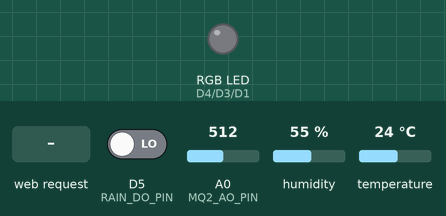
Simulated run of this sketch. Board: ESP8266 (NodeMCU). On the bench: an RGB LED mixed from three pins (HIGH = lit). The test bench sets the inputs (shaded band); at power-on: A0 (MQ2_AO_PIN) = 512, D5 (RAIN_DO_PIN) LOW, humidity 55 %, temperature 24 °C. WiFi joins after 1.5 s; servers stay silent unless stated; pins used as bus, display or sensor lines are not drawn; what the sketch prints to the serial monitor is not drawn.

Above: at 18.0 s.
18.1 s: A0 (MQ2_AO_PIN) set to 409
23.5 s: A0 (MQ2_AO_PIN) set to 392
26.7 s: A0 (MQ2_AO_PIN) set to 306
At 28.5 s:
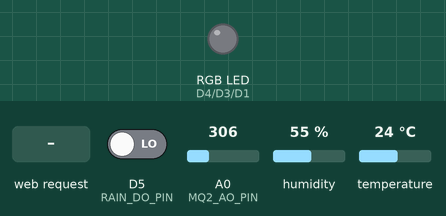
29.9 s: D5 (RAIN_DO_PIN) driven HIGH
At 30.6 s:
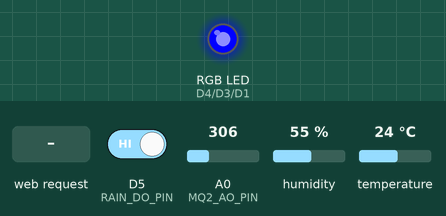
33.1 s: HTTP request GET /manual/verde received
At 37.1 s:
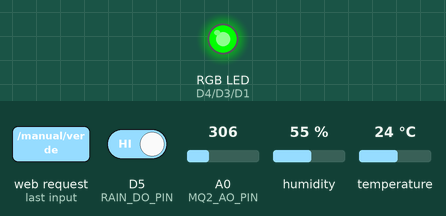
37.6 s: HTTP request GET /manual/vermelho received
At 41.6 s:
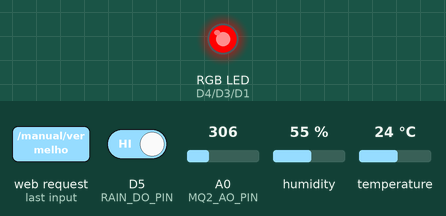
Timing chart, 0 to 42.6 s (numbered marks = the images above; inputs shaded):
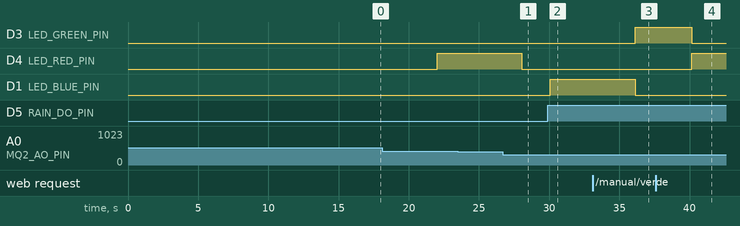

Measured:
- after the input at 26.7 s, D4 (LED_RED_PIN): HIGH → LOW after 1.4 s
- after the input at 29.9 s, D1 (LED_BLUE_PIN): LOW → HIGH after 0.18 s
- after the input at 33.1 s, D3 (LED_GREEN_PIN): LOW → HIGH after 3.0 s; D1 (LED_BLUE_PIN): HIGH → LOW after 3.0 s
- after the input at 37.6 s, D3 (LED_GREEN_PIN): HIGH → LOW after 2.6 s; D4 (LED_RED_PIN): LOW → HIGH after 2.6 s

The sketch:

esp8266_estacao_metereologica.ino
```cpp
#include <ESP8266WiFi.h>
#include <DHT.h>

// ======= CONFIGURAÇÃO Wi-Fi =======
const char* ssid = "";
const char* password = "";

WiFiServer server(80);

// ======= SENSOR DHT22 =======
#define DHT_SENSOR_PIN  D7
#define DHT_SENSOR_TYPE DHT22
DHT dht_sensor(DHT_SENSOR_PIN, DHT_SENSOR_TYPE);

// ======= SENSOR DE CHUVA =======
#define RAIN_DO_PIN  D5   // Pino digital do sensor de chuva
#define RAIN_POWER_PIN D6 // Pino de alimentação do sensor de chuva

// ======= SENSOR DE GÁS MQ2 =======
#define MQ2_AO_PIN A0    // Pino analógico do MQ2

// ======= LEDS =======
#define LED_RED_PIN D4   // GPIO2
#define LED_GREEN_PIN D3 // GPIO0
#define LED_BLUE_PIN D1 // GPIO5

// Variáveis para modo manual/automático
bool modoManual = false;
String corManual = "verde"; // verde padrão

// ======= Variáveis do sensor MQ2 para média móvel =======
const int mq2Samples = 10;          // número de amostras para média móvel
int mq2Readings[mq2Samples];        // buffer das leituras
int mq2Index = 0;
long mq2Total = 0;

String header; // usado para processar requisição HTTP

void setup() {
  Serial.begin(115200);

  // Inicializa sensores
  dht_sensor.begin();
  pinMode(RAIN_DO_PIN, INPUT);
  pinMode(RAIN_POWER_PIN, OUTPUT);
  digitalWrite(RAIN_POWER_PIN, LOW); // Começa desligado

  // Inicializa LEDs (saída)
  pinMode(LED_RED_PIN, OUTPUT);
  pinMode(LED_GREEN_PIN, OUTPUT);
  pinMode(LED_BLUE_PIN, OUTPUT);
  desligarLEDs();

  // Inicializa Wi-Fi
  WiFi.begin(ssid, password);
  Serial.print("Conectando ao Wi-Fi...");
  while (WiFi.status() != WL_CONNECTED) {
    delay(500);
    Serial.print(".");
  }
  Serial.println("");
  Serial.print("WiFi conectado! IP: ");
  Serial.println(WiFi.localIP());

  server.begin();

  Serial.println("Aquecendo o sensor MQ2...");
  delay(20000); // Tempo para aquecer o MQ2

  // Inicializa o buffer com leituras iniciais para evitar lixo
  for (int i = 0; i < mq2Samples; i++) {
    mq2Readings[i] = analogRead(MQ2_AO_PIN);
    delay(50);
  }
  // Soma inicial do buffer
  mq2Total = 0;
  for (int i = 0; i < mq2Samples; i++) {
    mq2Total += mq2Readings[i];
  }
}

void loop() {
  // ======== LEITURA DOS SENSORES ========
  // DHT22 - Temperatura e Umidade
  float humi = dht_sensor.readHumidity();
  float tempC = dht_sensor.readTemperature();

  if (isnan(humi) || isnan(tempC)) {
    Serial.println("Falha na leitura do DHT!");
  }

  // MQ2 - Sensor de Gás (média móvel)
  mq2Total -= mq2Readings[mq2Index];
  int mq2NewReading = analogRead(MQ2_AO_PIN);
  mq2Readings[mq2Index] = mq2NewReading;
  mq2Total += mq2NewReading;
  mq2Index = (mq2Index + 1) % mq2Samples;
  int mq2Average = mq2Total / mq2Samples;

  Serial.print("MQ2 - Valor médio do gás: ");
  Serial.println(mq2Average);

  // Sensor de Chuva
  digitalWrite(RAIN_POWER_PIN, HIGH); // Liga sensor de chuva
  delay(10);
  int rainState = digitalRead(RAIN_DO_PIN);
  digitalWrite(RAIN_POWER_PIN, LOW);  // Desliga para poupar

  String rainStatus = (rainState == HIGH) ? "Chuva Detectada ☔" : "Sem Chuva ☀️";
  Serial.println(rainStatus);

  // ======== Controle dos LEDs ========
  if (!modoManual) {
    // Modo automático: LEDs indicam status
    controleLEDsAutomatico(tempC, mq2Average, rainState);
  } else {
    // Modo manual: LEDs acendem conforme cor escolhida na web
    controleLEDsManual(corManual);
  }

  // ======== SERVIDOR WEB ========
  WiFiClient client = server.available();
  if (client) {
    Serial.println("Novo cliente conectado.");
    String currentLine = "";
    unsigned long currentTime = millis();
    unsigned long previousTime = currentTime;
    const long timeoutTime = 2000;

    while (client.connected() && (currentTime - previousTime <= timeoutTime)) {
      currentTime = millis();
      if (client.available()) {
        char c = client.read();
        header += c;
        if (c == '\n') {
          if (currentLine.length() == 0) {
            // Requisição completa, processar e enviar resposta
            responderCliente(client, tempC, humi, rainStatus, mq2Average, modoManual, corManual);
            break;
          } else {
            // Verificar comandos GET para modo manual
            if (header.indexOf("GET /manual/vermelho") >= 0) {
              modoManual = true;
              corManual = "vermelho";
            } else if (header.indexOf("GET /manual/verde") >= 0) {
              modoManual = true;
              corManual = "verde";
            } else if (header.indexOf("GET /manual/azul") >= 0) {
              modoManual = true;
              corManual = "azul";
            } else if (header.indexOf("GET /automatico") >= 0) {
              modoManual = false; // volta para automático
            }
            currentLine = "";
          }
        } else if (c != '\r') {
          currentLine += c;
        }
      }
    }
    // Limpa o header para próxima conexão
    header = "";
    client.stop();
    Serial.println("Cliente desconectado.");
  }

  delay(2000);
}

// Função para desligar todos os LEDs
void desligarLEDs() {
  digitalWrite(LED_RED_PIN, LOW);
  digitalWrite(LED_GREEN_PIN, LOW);
  digitalWrite(LED_BLUE_PIN, LOW);
}

// Controle automático dos LEDs conforme sensores
void controleLEDsAutomatico(float temp, int gas, int chuva) {
  desligarLEDs();

  // Prioridade para alerta de gás ou alta temperatura
  if (gas >= 400 || temp >= 40) {
    digitalWrite(LED_RED_PIN, HIGH);
  }
  // Se tudo normal
  else if (gas < 200 && temp < 40 && chuva == LOW) {
    digitalWrite(LED_GREEN_PIN, HIGH);
  }
  // Chuva detectada ou baixa umidade
  else if (chuva == HIGH) {
    digitalWrite(LED_BLUE_PIN, HIGH);
  }
}

// Controle manual dos LEDs pela cor escolhida na web
void controleLEDsManual(String cor) {
  desligarLEDs();
  if (cor == "vermelho") {
    digitalWrite(LED_RED_PIN, HIGH);
  } else if (cor == "verde") {
    digitalWrite(LED_GREEN_PIN, HIGH);
  } else if (cor == "azul") {
    digitalWrite(LED_BLUE_PIN, HIGH);
  }
}

// Responde o cliente HTTP com a interface web
void responderCliente(WiFiClient &client, float tempC, float humi, String rainStatus, int mq2Average, bool modoManual, String corManual) {
  // Status do gás com cores
  String mq2Status = "";
  String gasStatusClass = "status-good";

  if (mq2Average < 200) {
    mq2Status = "Ar limpo ✅";
  } else if (mq2Average < 400) {
    mq2Status = "Gás detectado ⚠️";
    gasStatusClass = "status-warning";
  } else {
    mq2Status = "Alerta de gás! 🚨";
    gasStatusClass = "status-danger";
  }

  client.println("HTTP/1.1 200 OK");
  client.println("Content-type:text/html; charset=utf-8");
  client.println("Connection: close");
  client.println();

  // ====== Página HTML ======
  client.println("<!DOCTYPE html><html lang='pt-br'>");
  client.println("<head><meta charset='UTF-8'>");
  client.println("<meta name='viewport' content='width=device-width, initial-scale=1'>");
  client.println("<title>ESP8266 Monitoramento IoT</title>");
  client.println("<script src='https://cdn.jsdelivr.net/npm/chart.js'></script>");
  client.println("<style>");
  client.println("body { margin:0; font-family: 'Segoe UI', Tahoma, Geneva, Verdana, sans-serif; background:#121212; color:#e0e0e0; }");
  client.println(".container { max-width: 900px; margin:auto; padding: 20px; }");
  client.println(".card { background:#1f1f1f; border-radius:12px; padding:25px 30px; margin-bottom:25px; box-shadow: 0 5px 15px rgba(0,0,0,0.6); }");
  client.println(".title { font-size:28px; margin-bottom:15px; font-weight:700; color:#81d4fa; }");
  client.println(".value { font-size:22px; margin-bottom:12px; }");
  client.println(".value span { font-weight:600; }");
  client.println(".status-good { color:#4caf50; font-weight:700; }");
  client.println(".status-warning { color:#ff9800; font-weight:700; }");
  client.println(".status-danger { color:#f44336; font-weight:700; }");
  client.println(".btn { padding: 10px 25px; margin: 10px 5px 0 0; border:none; border-radius: 5px; cursor:pointer; font-weight:700; font-size:16px; }");
  client.println(".btn-vermelho { background:#f44336; color:#fff; }");
  client.println(".btn-verde { background:#4caf50; color:#fff; }");
  client.println(".btn-azul { background:#2196f3; color:#fff; }");
  client.println(".btn-automatico { background:#000000; color:#fff; }");
  client.println("@media(max-width:600px) { .container { padding:10px; } .title { font-size:24px; } .value { font-size:18px; } }");
  client.println("</style></head>");

  client.println("<body><div class='container'>");
  client.println("<h1>🌐 Monitoramento IoT - ESP8266</h1>");

  // Dados em tempo real
  client.println("<div class='card'>");
  client.println("<div class='title'>📊 Dados em Tempo Real</div>");
  client.println("<div class='value'>🌡️ Temperatura: <span>" + String(tempC, 1) + "°C</span></div>");
  client.println("<div class='value'>💧 Umidade: <span>" + String(humi, 1) + "%</span></div>");
  client.println("<div class='value'>🌧️ Chuva: <span>" + rainStatus + "</span></div>");
  client.println("<div class='value'>🔥 Gás (MQ2): <span>" + String(mq2Average) + " — <span class='" + gasStatusClass + "'>" + mq2Status + "</span></span></div>");
  client.println("</div>");

    // Gráfico
  client.println("<div class='card'>");
  client.println("<div class='title'>Gráfico de Temperatura e Umidade</div>");
  client.println("<canvas id='myChart' style='max-width:100%; height:300px;'></canvas>");
  client.println("</div>");

  // Script do Gráfico
  client.println("<script>");
  client.println("const labels = ['Agora'];");
  client.println("const data = { labels: labels, datasets: [");
  client.println("{ label: 'Temperatura (°C)', backgroundColor: 'rgba(244, 67, 54, 0.7)', borderColor: 'rgba(244, 67, 54, 1)', data: [" + String(tempC, 1) + "], borderWidth: 1 },");
  client.println("{ label: 'Umidade (%)', backgroundColor: 'rgba(33, 150, 243, 0.7)', borderColor: 'rgba(33, 150, 243, 1)', data: [" + String(humi, 1) + "], borderWidth: 1 }");
  client.println("]};");
  client.println("const config = { type: 'bar', data: data, options: { responsive: true, scales: { y: { beginAtZero: true, max: 100 } } } };");
  client.println("const myChart = new Chart(document.getElementById('myChart'), config);");
  client.println("</script>");

  // Botões para modo manual
  client.println("<div class='card'>");
  client.println("<div class='title'>🎨 Controle Manual do LED RGB</div>");
  client.println("<p>Modo Atual: <b>" + (modoManual ? "Manual (Cor: " + corManual + ")" : "Automático") + "</b></p>");
  client.println("<a href='/manual/vermelho'><button class='btn btn-vermelho'>Vermelho</button></a>");
  client.println("<a href='/manual/verde'><button class='btn btn-verde'>Verde</button></a>");
  client.println("<a href='/manual/azul'><button class='btn btn-azul'>Azul</button></a>");
  client.println("</div>");

  client.println("</div></body></html>");
  client.println();
}
```
